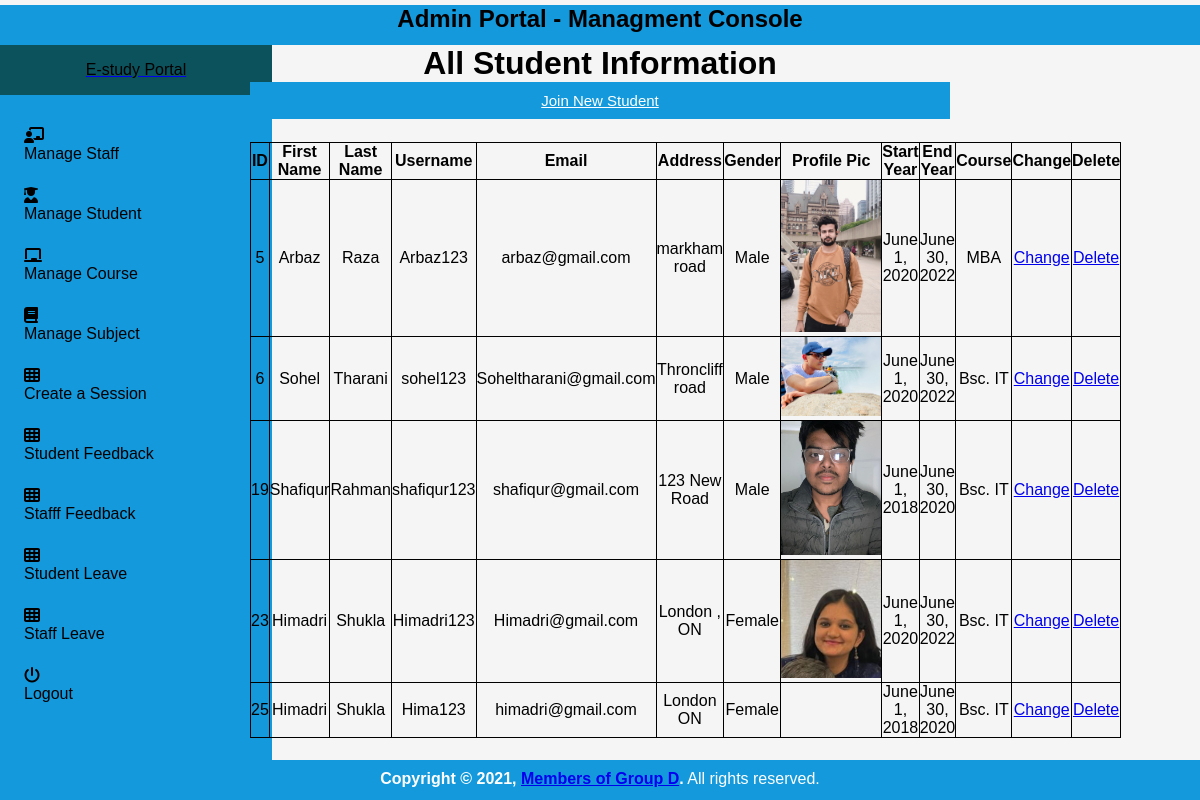
Screenshot of /manage_student/ (signed in) with the database file from the repository.
### student_management_app/models.py (models this page shows)
class Students(models.Model):
    id = models.AutoField(primary_key=True)
    admin = models.OneToOneField(CustomUser, on_delete = models.CASCADE)
    gender = models.CharField(max_length=50)
    profile_pic = models.FileField()
    address = models.TextField()
    course_id = models.ForeignKey(Courses, on_delete=models.DO_NOTHING, default=1)
    session_year_id = models.ForeignKey(SessionYearModel, on_delete=models.CASCADE)
    created_at = models.DateTimeField(auto_now_add=True)
    updated_at = models.DateTimeField(auto_now=True)
    objects = models.Manager()

class CustomUser(AbstractUser):
    user_type_data = ((1, "HOD"), (2, "Staff"), (3, "Student"))
    user_type = models.CharField(default=1, choices=user_type_data, max_length=10)

class SessionYearModel(models.Model):
    id = models.AutoField(primary_key=True)
    session_start_year = models.DateField()
    session_end_year = models.DateField()
    objects = models.Manager()

class Courses(models.Model):
    id = models.AutoField(primary_key=True)
    course_name = models.CharField(max_length=255)
    created_at = models.DateTimeField(auto_now_add=True)
    updated_at = models.DateTimeField(auto_now=True)
    objects = models.Manager()

### student_management_app/HodViews.py (the view)
# urls.py: path('manage_student/', HodViews.manage_student, name="manage_student"),
def manage_student(request):
    students = Students.objects.all()
    context = {
        "students": students
    }
    return render(request, 'hod_template/manage_student_template.html', context)

### student_management_app/LoginCheckMiddleWare.py (called while the page is built, shortened)
    def process_view(self, request, view_func, view_args, view_kwargs):
        modulename = view_func.__module__
        user = request.user
        if user.is_authenticated:
            if user.user_type == "1":
                if modulename == "student_management_app.HodViews":
                    pass
                elif modulename == "student_management_app.views" or modulename == "django.views.static":
                    pass
                else:
                    return redirect("admin_profile")
            else:
                return redirect("home")

### student_management_app/templates/hod_template/manage_student_template.html (shortened to what this page needs)
{% extends 'hod_template/base_template.html' %}
{% block page_title %}
    All Student Information
{% endblock page_title %}
{% block main_content %}
{% load static %}
<html>
<head>
</head>
<body>
<div class="container">
        <div class="container-fluid">
            <a id="btnn" class="btn btn-primary" href="{% url 'add_student' %}" role="button" style="background-color: #1399DC; float: right;">Join New Student</a> <br/>&nbsp;
            <div class="row">
                <div class="col-md-12">
                    <div class="card">
                        <div class="card-body table-responsive p-0">
                            <table class="table table-hover text-nowrap">
                            <thead>
                                <tr>
                                <th>ID</th>
                                <th>First Name</th>
                                <th>Last Name</th>
                                <th>Username</th>
                                <th>Email</th>
                                <th>Address</th>
                                <th>Gender</th>
                                <th>Profile Pic</th>
                                <th>Start Year</th>
                                <th>End Year</th>
                                <th>Course</th>
                                <th>Change</th>
                                <th>Delete</th>
                                </tr>
                            </thead>
                            <tbody>
                                {% for student in students %}
                                <tr>
                                <td>{{ student.admin.id }}</td>
                                <td>{{ student.admin.first_name }}</td>
                                <td>{{ student.admin.last_name }}</td>
                                <td>{{ student.admin.username }}</td>
                                <td>{{ student.admin.email }}</td>
                                <td>{{ student.address }}</td>
                                <td>{{ student.gender }}</td>
                                <td> <img src="{{ student.profile_pic }}" style="width: 100px;" /> </td>
                                <td>{{ student.session_year_id.session_start_year }}</td>
                                <td>{{ student.session_year_id.session_end_year }}</td>
                                <td>{{ student.course_id.course_name }}</td>
                              <td>
                                    <a href="{% url 'edit_student' student.admin.id %}" class="btn btn-success">Change</a>
                                </td>
                                <td>
                                    <a href="{% url 'delete_student' student.admin.id %}" class="btn btn-danger">Delete</a>
                                </td>
                                </tr>
                                {% endfor %}
                            </tbody>
                            </table>
                        </div>
                        </div>
                </div>
            </div>
        </div>
</div></body></html>
  {% endblock main_content %}

### student_management_app/templates/hod_template/base_template.html (shortened to what this page needs)
{% load static %}
<!DOCTYPE html>
<html>
<head>
  <link rel="stylesheet" href="{% static "fontawesome-free/css/all.min.css" %}">
</head>
<body>
  <div class="header">
      <h2>Admin Portal - Managment Console</h2>
    {% include 'hod_template/sidebar_template.html' with user=user id=id %}
    <div class="content-wrapper">
      <div class="content-header">
        <div class="container-fluid">
          <div class="row mb-2">
            <div class="col-sm-6">
              <h1 class="m-0 text-dark">
                {% block page_title %}
                {% endblock page_title %}
              </h1>
            </div>
          </div>
        </div>
      </div>
      {% block main_content %}
      {% endblock main_content %}
    </div>
    {% include 'hod_template/footer.html' %}
  </div>
</body>
</html>

### student_management_app/templates/hod_template/sidebar_template.html (shortened to what this page needs)
{% load static %}
<!DOCTYPE html>
<html>
<head>
</head>
<body>
<main>
      <div class="side-bar">
 <a href="{% url 'admin_profile' %}" class="logo-top">
        <span class="brand-text font-weight-light" style="align: center;"><center style="color:black;">E-study Portal</center></span>
      </a>
        <nav class="mt-2">
          <ul class="nav nav-pills nav-sidebar flex-column" data-widget="treeview" role="menu" data-accordion="false" >
            <li class="nav-item">
              {% url 'manage_staff' as manage_staff %}
              {% url 'edit_staff' staff_id=id as edit_staff %}
              <a href="{{ manage_staff }}" class="nav-link {% if request.path == manage_staff %} active {% endif %} {% if request.path == edit_staff %} active {% endif %}" style="color:black;">
                <i class="nav-icon fas fa-chalkboard-teacher"></i>
                <p>
                  Manage Staff
                </p>
              </a>
            </li>
            <li class="nav-item">
              {% url 'manage_student' as manage_student %}
              {% url 'edit_student' student_id=id as edit_student %}
              <a href="{{ manage_student }}" class="nav-link {% if request.path == manage_student %} active {% endif %} {% if request.path == edit_student %} active {% endif %}" style="color:black;">
                <i class="nav-icon fas fa-user-graduate"></i>
                <p>
                  Manage Student
                </p>
              </a>
            </li>
            <li class="nav-item">
              {% url 'manage_course' as manage_course %}
              {% url 'edit_course' course_id=id as edit_course %}
              <a href="{{ manage_course }}" class="nav-link {% if request.path == manage_course %} active {% endif %} {% if request.path == edit_course %} active {% endif %}" style="color:black;">
                <i class="nav-icon fas fa-chalkboard"></i>
                <p>
                  Manage Course
                </p>
              </a>
            </li>
            <li class="nav-item">
              {% url 'manage_subject' as manage_subject %}
              {% url 'edit_subject' subject_id=id as edit_subject %}
              <a href="{{ manage_subject }}" class="nav-link {% if request.path == manage_subject %} active {% endif %} {% if request.path == edit_subject %} active {% endif %}" style="color:black;">
                <i class="nav-icon fas fa-book"></i>
                <p>
                  Manage Subject
                </p>
              </a>
            </li>
            <li class="nav-item">
              {% url 'add_session' as add_session %}
              <a href="{{ add_session }}" class="nav-link {% if request.path == add_session %} active {% endif %}" style="color:black;">
                <i class="nav-icon fas fa-th"></i>
                <p>
                  Create a Session
                </p>
              </a>
            </li>
            <li class="nav-item">
              {% url 'student_feedback_message' as student_feedback_message %}
              <a href="{{ student_feedback_message }}" class="nav-link {% if request.path == student_feedback_message %} active {% endif %}" style="color:black;">
                <i class="nav-icon fas fa-th"></i>
                <p>
                  Student Feedback
                </p>
              </a>
            </li>
            <li class="nav-item">
              {% url 'staff_feedback_message' as staff_feedback_message %}
              <a href="{{ staff_feedback_message }}" class="nav-link {% if request.path == staff_feedback_message %} active {% endif %}" style="color:black;">
                <i class="nav-icon fas fa-th"></i>
                <p>
                  Stafff Feedback
                </p>
              </a>
            </li>
            <li class="nav-item">
              {% url 'student_leave_view' as student_leave_view %}
              <a href="{{ student_leave_view }}" class="nav-link {% if request.path == student_leave_view %} active {% endif %}" style="color:black;">
                <i class="nav-icon fas fa-th"></i>
                <p>
                  Student Leave
                </p>
              </a>
            </li>
            <li class="nav-item">
              {% url 'staff_leave_view' as staff_leave_view %}
              <a href="{{ staff_leave_view }}" class="nav-link {% if request.path == staff_leave_view %} active {% endif %}" style="color:black;">
                <i class="nav-icon fas fa-th"></i>
                <p>
                  Staff Leave
                </p>
              </a>
            </li>
            <li class="nav-item">
              {% url 'logout_user' as logout_user %}
              <a href="{{ logout_user }}" class="nav-link {% if request.path == logout_user %} active {% endif %}" style="color:black;">
                <i class="nav-icon fas fa-power-off mr-2"></i>
                <p>
                  Logout
                </p>
              </a>
            </li>
          </ul>
        </nav>
      </div>
    </main>

### student_management_app/templates/hod_template/footer.html
<footer class="main-footer" style="
  position: fixed;
  left: 0;
  bottom: 0;
  width: 100%;
  height: 40px;
  background-color: #1399DC;
  color: white;
  text-align: center;">
    <div style="margin-top: 10px;">
    <strong >Copyright &copy; {% now "Y" %}, <a href="#" >Members of Group D</a>.</strong>
      All rights reserved.
      </div>
    </footer>

### student_management_app/templates/hod_template/base_template.html (style rules this page uses)
* { box-sizing: border-box; }
body { margin: 0; padding: 0; font-family: Arial, Helvetica, sans-serif; width: 100%; height: 100%; background-color: whitesmoke; }
.header { width: 100%; text-align: center; }
h2 { width: 100%; height: 40px; background-color: #1399DC; margin-top: 5px; }

### student_management_app/templates/hod_template/sidebar_template.html (style rules this page uses)
* { box-sizing: border-box; margin: 0; padding: 0; font-family: "Quicksand", sans-serif; }
body { display: flex; flex-direction: row; background-color: #b4a5a5; }
.side-bar { display: flex; flex-direction: column; position: fixed; width: 17rem; min-height: 100%; background-color: #1399DC; float: right; }
.side-bar .logo-top { padding: 1em; background-color: #0c525d; }
.side-bar ul { padding: 1em; margin: 0; list-style-type: none; }
.side-bar ul li { margin: 0.5rem 0; padding: 0.5em; width: 100%; text-align: left; border-radius: 10px; cursor: pointer; }
.side-bar ul li a { text-decoration: none; color: white; }

### student_management_app/templates/hod_template/manage_student_template.html (style rules this page uses)
* { margin: 0; padding: 0; box-sizing: border-box; -webkit-box-sizing: border-box; -moz-box-sizing: border-box; -webkit-font-smoothing: antialiased; -moz-font-smoothing: antialiased; -o-font-smoothing: antialiased; font-smoothing: antialiased; text-rendering: optimizeLegibility; }
body { background: whitesmoke; }
.container { max-width: 700px; width: 100%; margin: 0 auto; position: relative; }
.row { max-font-size: 700px; }
table { border-collapse: collapse; }
th, td { border: 1px solid black; }
#btnn { cursor: pointer; width: 100%; border: none; background: #1399DC; color: #FFF; margin: 0 0 5px; padding: 10px; font-size: 15px; }

### rows the page displays
Students: admin.id "5", admin.first_name "Arbaz", admin.last_name "Raza", admin.username "Arbaz123", admin.email "arbaz@gmail.com", address "markham road", gender "Male", profile_pic (picture), session_year_id.session_start_year "June 1, 2020", session_year_id.session_end_year "June 30, 2022", course_id.course_name "MBA"
Students: admin.id "6", admin.first_name "Sohel", admin.last_name "Tharani", admin.username "sohel123", admin.email "Soheltharani@gmail.com", address "Throncliff road", gender "Male", profile_pic (picture), session_year_id.session_start_year "June 1, 2020", session_year_id.session_end_year "June 30, 2022", course_id.course_name "Bsc. IT"
Students: admin.id "19", admin.first_name "Shafiqur", admin.last_name "Rahman", admin.username "shafiqur123", admin.email "shafiqur@gmail.com", address "123 New Road", gender "Male", profile_pic (picture), session_year_id.session_start_year "June 1, 2018", session_year_id.session_end_year "June 30, 2020", course_id.course_name "Bsc. IT"
Students: admin.id "23", admin.first_name "Himadri", admin.last_name "Shukla", admin.username "Himadri123", admin.email "Himadri@gmail.com", address "London , ON", gender "Female", shows a picture, session_year_id.session_start_year "June 1, 2020", session_year_id.session_end_year "June 30, 2022", course_id.course_name "Bsc. IT"
Students: admin.id "25", admin.first_name "Himadri", admin.last_name "Shukla", admin.username "Hima123", admin.email "himadri@gmail.com", address "London ON", gender "Female", session_year_id.session_start_year "June 1, 2018", session_year_id.session_end_year "June 30, 2020", course_id.course_name "Bsc. IT"
